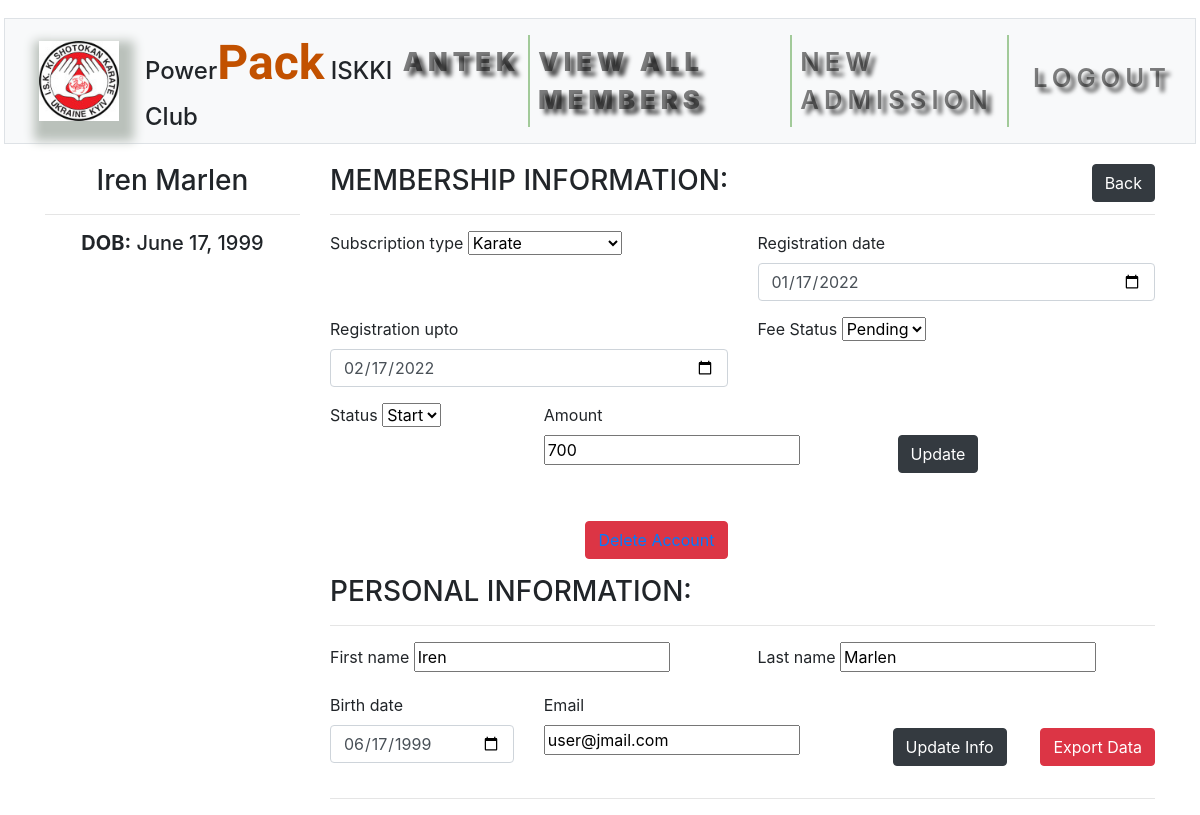
Page /update/1 (signed in) on the earlier database version.
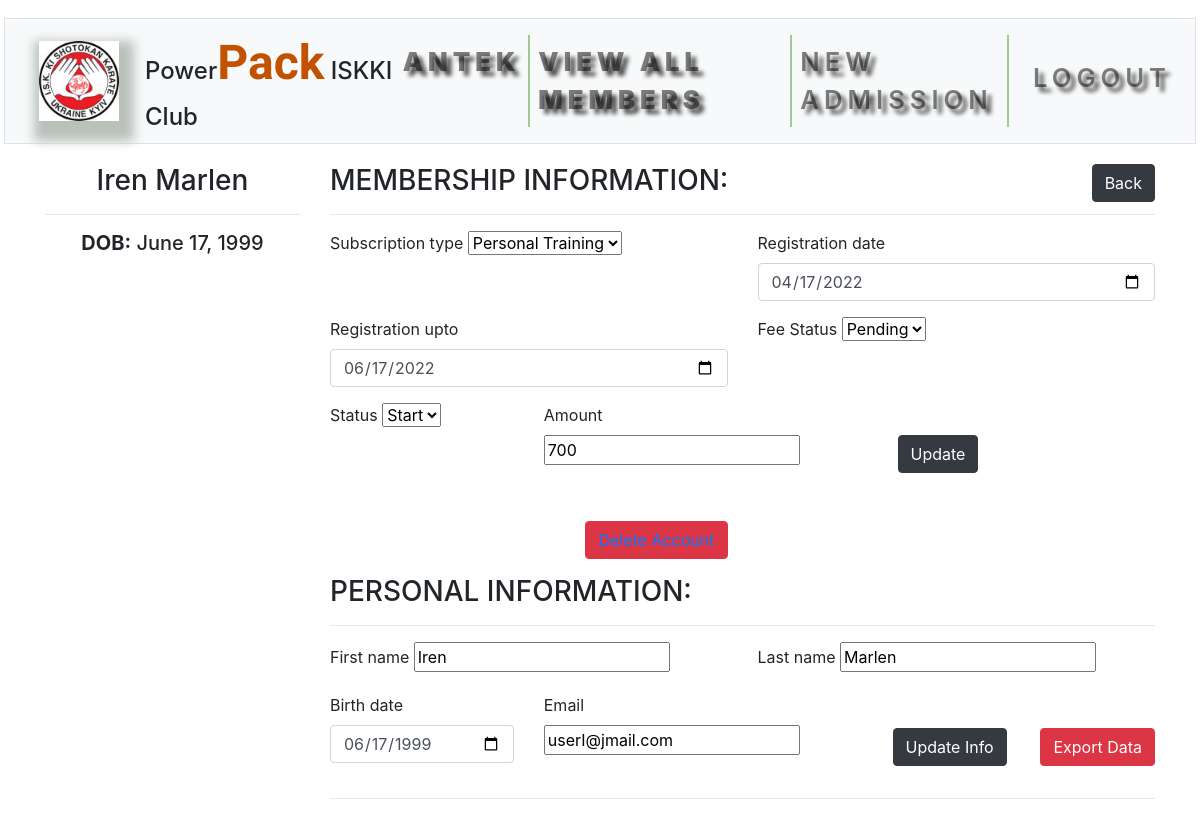
Same page on the later database version.
### membership/models.py (models this page shows, shortened)
class User(AbstractUser):
    pass
    birth_date = models.DateField(null=True, blank=True)
    registration_date = models.DateField(('Registration Date'), default=datetime.date.today)
    registration_upto = models.DateField(null=True, blank=True)
    subscription_type  = models.CharField(
                            ('Subscription Type'),
                            max_length=3,
                            choices=SUBSCRIPTION_TYPE_CHOICES,
                            default=SUBSCRIPTION_TYPE_CHOICES[0][0]
                            )
    amount = models.CharField(max_length=30, null=True, blank=True)
    fee_status = models.CharField(('Fee Status'), max_length=30, choices=FEE_STATUS, default=FEE_STATUS[0][0])
    notification = models.IntegerField(default=2, blank=True)
    stop = models.IntegerField(('Status'), choices=STATUS, default=STATUS[0][0], blank=True)

### membership/views.py (the view, shortened to what this page needs)
# urls.py: path("update/<int:id>", views.update_user, name="update_user"),
@login_required
def update_user(request, id):
    if request.method == 'POST' and request.POST.get('export'):
        return export_all(User.objects.filter(pk=id))
    if request.method == 'POST' and request.POST.get('no'):
        return redirect('/')
    if request.method == 'POST' and request.POST.get('membership'):
            isk_form = UpdateUserForm(request.POST)
            if isk_form.is_valid():
                object = User.objects.get(pk=id)
                amount = request.POST.get('amount')
                day = (parser.parse(request.POST.get('registration_upto')) - delta.relativedelta(months=+1)).day
                last_day = parser.parse(str(object.registration_upto)).day
                month = parser.parse(request.POST.get('registration_upto')).month
                last_month = parser.parse(str(object.registration_upto)).month
                if object.stop == 1 and not request.POST.get('stop') == '0' and request.POST.get('membership'):
                    messages.error(request, 'Please start the status of user to update the record')
                    return redirect('update_user', id=object.pk)
                elif (datetime.datetime.strptime(str(object.registration_date), "%Y-%m-%d") != datetime.datetime.strptime(request.POST.get('registration_date'), "%Y-%m-%d")):
                    object.registration_date =  parser.parse(request.POST.get('registration_date'))
                    object.registration_upto =  parser.parse(request.POST.get('registration_date')) + delta.relativedelta(months=+1)
                    object.fee_status = request.POST.get('fee_status')
                    object = check_status(request, object)
                    model_save(object)
                elif (object.amount != amount) and (object.subscription_type != request.POST.get('subscription_type')):
                    object.subscription_type =  request.POST.get('subscription_type')
                    object.registration_date =  parser.parse(request.POST.get('registration_upto'))
                    object.registration_upto =  parser.parse(request.POST.get('registration_upto')) + delta.relativedelta(months=+1)
                    object.fee_status = request.POST.get('fee_status')
                    object.amount =  request.POST.get('amount')
                    object = check_status(request, object)
                    model_save(object)
                elif (object.amount != amount) and ((request.POST.get('fee_status') == 'paid') or (request.POST.get('fee_status') == 'pending')):
                    object.amount = amount
                    object.fee_status = request.POST.get('fee_status')
                    object = check_status(request, object)
                    model_save(object)
                elif (object.amount != amount):
                    object.registration_date =  parser.parse(request.POST.get('registration_upto'))
                    object.registration_upto =  parser.parse(request.POST.get('registration_upto')) + delta.relativedelta(months=+1)
                    object.fee_status = request.POST.get('fee_status')
                    object.amount =  request.POST.get('amount')
                    if request.POST.get('fee_status') == 'pending':
                        object.notification =  1
                    elif request.POST.get('fee_status') == 'paid':
                        object.notification = 2
                    object = check_status(request, object)
                    model_save(object)
                else:
                    if not request.POST.get('stop') == '1':
                        object.registration_date =  parser.parse(request.POST.get('registration_date'))
                        object.registration_upto =  parser.parse(request.POST.get('registration_upto')) + delta.relativedelta(months=+1)
                        object.amount =  request.POST.get('amount')
                        if request.POST.get('fee_status') == 'pending':
                            object.notification =  1
                        elif request.POST.get('fee_status') == 'paid':
                            object.notification = 2
                    object.fee_status = request.POST.get('fee_status')
                    object = check_status(request, object)
                    model_save(object)
                user = User.objects.get(pk=id)
                isk_form = UpdateUserForm(initial={
                                    'registration_upto': user.registration_upto,
                                    'subscription_type': user.subscription_type,
                                    'registration_date': user.registration_date,
                                    'amount': user.amount,
                                    'fee_status': user.fee_status,
                                    'stop': user.stop,
                                    })
                info_form = UpdateUserInForm(initial={
                                    'first_name': user.first_name,
                                    'last_name': user.last_name,
                                    'birth_date': user.birth_date,
                                    'email': user.email,
                                    })
                messages.success(request, 'Record updated successfully!')
                return redirect('update_user', id=object.pk)
            else:
                user = User.objects.get(pk=id)
                info_form = UpdateUserInForm(initial={
                                    'first_name': user.first_name,
                                    'last_name': user.last_name,
                                    'birth_date': user.birth_date,
                                    'email': user.email,
                                    })
                return render(request,
                    'membership/update.html',
                    {
                        'isk_form': isk_form,
                        'info_form': info_form,
                        'user': user,
                    })
    else:
        user = User.objects.get(pk=id)
        isk_form = UpdateUserForm(initial={
                                'registration_upto': user.registration_upto,
                                'subscription_type': user.subscription_type,
                                'registration_date': user.registration_date,
                                'amount': user.amount,
                                'fee_status': user.fee_status,
                                'stop': user.stop,
                                })
        info_form = UpdateUserInForm(initial={
                                'first_name': user.first_name,
                                'last_name': user.last_name,
                                'birth_date': user.birth_date,
                                'email': user.email,
                                })
        return render(request,
            'membership/update.html',
            {
                'isk_form': isk_form,
                'info_form': info_form,
                'user': user,
            })

### membership/forms.py (shortened to what this page needs)
class UpdateUserForm(forms.Form):
    subscription_type = forms.ChoiceField(choices=SUBSCRIPTION_TYPE_CHOICES)
    registration_date = forms.DateField(widget=forms.DateInput(attrs={'class': 'datepicker form-control', 'type': 'date'}),)
    registration_upto = forms.DateField(widget=forms.DateInput(attrs={'class': 'datepicker form-control', 'type': 'date'}),)
    fee_status = forms.ChoiceField(label='Fee Status', choices=FEE_STATUS)
    amount = forms.CharField()
    stop = forms.ChoiceField(label='Status', choices=STATUS)

class UpdateUserInForm(forms.Form):
    first_name = forms.CharField(max_length=50)
    last_name = forms.CharField(max_length=50)
    birth_date = forms.DateField(widget=forms.DateInput(attrs={'class': 'datepicker  form-control', 'type': 'date'}),)
    email = forms.EmailField(required=True)

### membership/templates/membership/update.html (shortened to what the changed rows need)
{% extends 'membership/layout.html' %}
{% block content %}
    <div class="container" style="margin-top: 3%">
      <div class="row">
        <div class="col-md-3">
          <h3 class="text-center">{{ user.first_name }} {{ user.last_name }}</h3>
          <hr>
          <h5 class="text-center"><strong>DOB:</strong> {{ user.birth_date }}</h5>
        </div>
        <div class="col">
          <form method="POST" action="{% url 'update_user' user.id %}" style="margin-top: 2%" enctype="multipart/form-data">
              <div class="row">
                  <div class="form-group col-lg-6 col-md-6 col-sm-12 col-xs-12">
                    <label for="subscription_type">{{ isk_form.subscription_type.label }}</label>
                    {{ isk_form.subscription_type }}
                  </div>
                <div class="form-group col-lg-6 col-md-6 col-sm-12 col-xs-12">
                  <label for="registration_date">{{ isk_form.registration_date.label }}</label>
                  {{ isk_form.registration_date }}
                </div>
              </div>
              <div class="row">
                  <div class="form-group col-lg-6 col-md-6 col-sm-12 col-xs-12">
                    <label for="registration_upto">{{ isk_form.registration_upto.label }}</label>
                    {{ isk_form.registration_upto }}
                  </div>
                <div class="form-group col-lg-6 col-md-6 col-sm-12 col-xs-12">
                  <label for="fee_status">{{ isk_form.fee_status.label }}</label>
                  {{ isk_form.fee_status }}
                </div>
              </div>
              <div class="row">
                <div class="form-group col-lg-3 col-md-3 col-sm-12 col-xs-12">
                  <label for="stop">{{ isk_form.stop.label }}</label>
                  {{ isk_form.stop }}
                </div>
                <div class="form-group col-lg-3 col-md-3 col-sm-12 col-xs-12">
                  <label for="amount">{{ isk_form.amount.label }}</label>
                  {{ isk_form.amount }}
                </div>
              </div>
            </form>
            <form method="POST" action="{% url 'update_user' user.id %}" style="margin-top: 2%" enctype="multipart/form-data">
              <div class="row">
                <div class="form-group col">
                  <label for="first_name">{{ info_form.first_name.label }}</label>
                    {{ info_form.first_name }}
                </div>
                <div class="form-group col">
                  <label for="last_name">{{ info_form.last_name.label }}</label>
                    {{ info_form.last_name }}
                </div>
              </div>
              <div class="row">
		        	<div class="form-group col-lg-3 col-md-3 col-sm-12 col-xs-12">
                  <label for="dob">{{ info_form.birth_date.label }}</label>
                  {{ info_form.birth_date }}
              </div>
              <div class="form-group col-lg-3 col-md-3 col-sm-12 col-xs-12">
                  <label for="dob">{{ info_form.email.label }}</label>
                  {{ info_form.email }}
              </div>
              </div>
            </form>
        </div>
      </div>
    </div>
{% endblock %}

### membership/templates/membership/layout.html (shortened to what this page needs)
{% load static %}
<!DOCTYPE html>
<html lang="en">
  <head>
    <link rel="stylesheet" href="https://cdn.jsdelivr.net/npm/bootstrap@4.5.3/dist/css/bootstrap.min.css">
    <link rel="stylesheet" href="https://cdnjs.cloudflare.com/ajax/libs/font-awesome/4.7.0/css/font-awesome.min.css">
    <link rel="stylesheet" href="{% static 'membership/styles.css' %}">
  </head>
  <body>
    <nav class="navbar navbar-expand-lg navbar-light bg-light mb-sm-4 mx-sm-1 border">
      <a class="navbar-brand" href="/"><img src="{% static 'membership/kt41.jpg' %}" class="cover" style="width: 80px" alt="iskki"></a>
       <div class="mr-auto">Power<span class="ki">Pack</span> ISKKI Club</div>
      <div class="collapse navbar-collapse" id="navbarNavDropdown">
        <ul class="navbar-nav ml-auto">
        {% if user.is_authenticated %}
          <li class="nav-item"><a class="nav-link" href="#"><strong>{{ user.username }}</strong></a></li>
          <li class="nav-item"><a class="nav-link" href="{% url 'view_user' %}"><strong>View All Members</strong></a></li>
          <li class="nav-item"><a class="nav-link" href="{% url 'users' %}">New Admission</li>
          <li class="nav-item"><a class="nav-link" href="{% url 'logout' %}">Logout</a></li>
        </ul>
          {% else %}
          <li class="nav-item"><a class="nav-link" href="" id="register-button">Register</a></li>
          <li class="nav-item"><a class="nav-link" href="" id="login-button">Login</a></li>
          {% endif %}
      </div>
    </nav>
        {% block content %}
        {% endblock %}
  </body>
</html>

Differences in the rows shown:
changed User "Iren": subscription_type "Karate" → "Personal Training"; registration_date "01/17/2022" → "04/17/2022"; registration_upto "02/17/2022" → "06/17/2022"; email "user@jmail.com" → "userI@jmail.com"
